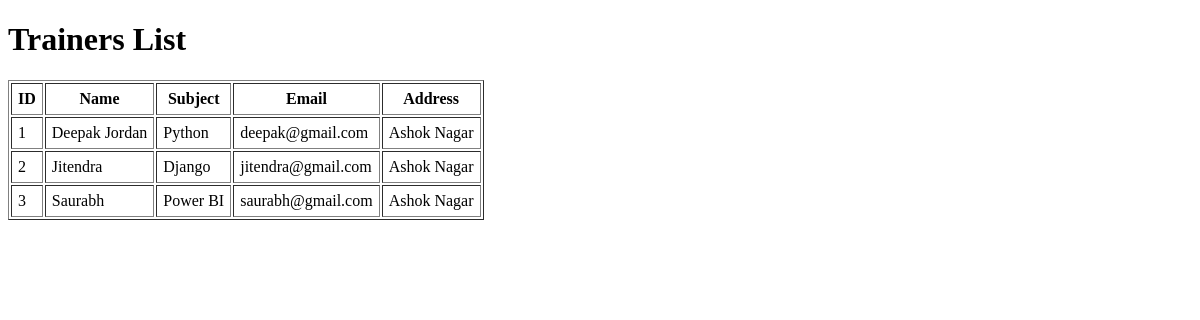
/trainerapp/trainers/, run on an earlier commit of the app's database.
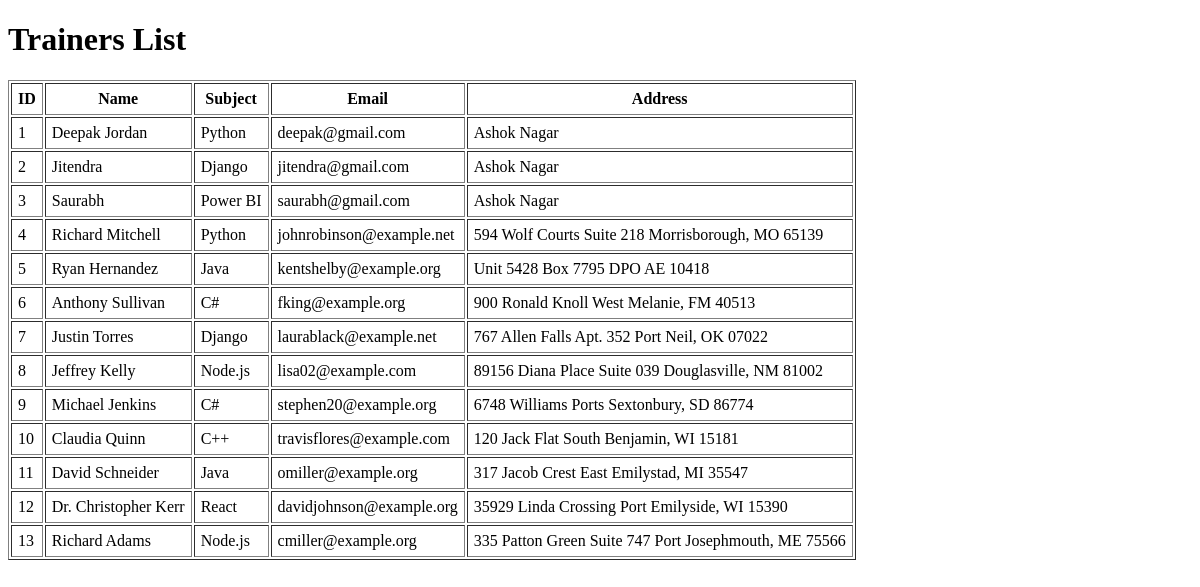
And on a later commit of the database.
### trainerapp/models.py (models this page shows)
class TrainerModel(models.Model):
    name = models.CharField(max_length = 50)
    subject = models.CharField(max_length = 50)
    email = models.EmailField()
    address = models.TextField()

### trainerapp/views.py (the view)
# urls.py: path('trainers/', views.trainers),
def trainers(request):
    data = TrainerModel.objects.all()
    context = {'trainers': data}
    return render(request,"trainerapp/trainers.html",context)

### trainerapp/templates/trainerapp/trainers.html (shortened to what this page needs)
<!doctype html>
<html>
  <head>
  </head>
  <body>
    <h1>Trainers List</h1>
    <table border="1", cellpadding = 6>
      <tr>
        <th>ID</th>
        <th>Name</th>
        <th>Subject</th>
        <th>Email</th>
        <th>Address</th>
      </tr>
      {% for trainer in trainers %}
      <tr>
        <td>{{ trainer.id }}</td>
        <td>{{ trainer.name }}</td>
        <td>{{ trainer.subject }}</td>
        <td>{{ trainer.email }}</td>
        <td>{{ trainer.address }}</td>
      </tr>
      {% endfor %}
    </table>
  </body>
</html>

What changed in the data, as far as the page shows it:
added TrainerModel: id "4", name "Richard Mitchell", subject "Python", email "johnrobinson@example.net", address "594 Wolf Courts Suite 218 Morrisborough, MO 65139"
added TrainerModel: id "5", name "Ryan Hernandez", subject "Java", email "kentshelby@example.org", address "Unit 5428 Box 7795 DPO AE 10418"
added TrainerModel: id "6", name "Anthony Sullivan", subject "C#", email "fking@example.org", address "900 Ronald Knoll West Melanie, FM 40513"
added TrainerModel: id "7", name "Justin Torres", subject "Django", email "laurablack@example.net", address "767 Allen Falls Apt. 352 Port Neil, OK 07022"
added TrainerModel: id "8", name "Jeffrey Kelly", subject "Node.js", email "lisa02@example.com", address "89156 Diana Place Suite 039 Douglasville, NM 81002"
added TrainerModel: id "9", name "Michael Jenkins", subject "C#", email "stephen20@example.org", address "6748 Williams Ports Sextonbury, SD 86774"
added TrainerModel: id "10", name "Claudia Quinn", subject "C++", email "travisflores@example.com", address "120 Jack Flat South Benjamin, WI 15181"
added TrainerModel: id "11", name "David Schneider", subject "Java", email "omiller@example.org", address "317 Jacob Crest East Emilystad, MI 35547"
added TrainerModel: id "12", name "Dr. Christopher Kerr", subject "React", email "davidjohnson@example.org", address "35929 Linda Crossing Port Emilyside, WI 15390"
added TrainerModel: id "13", name "Richard Adams", subject "Node.js", email "cmiller@example.org", address "335 Patton Green Suite 747 Port Josephmouth, ME 75566"
